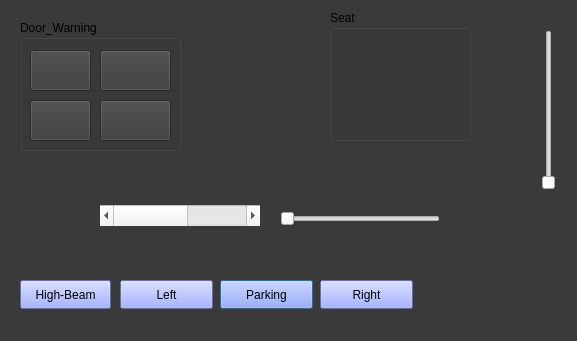
<?xml version="1.0" encoding="UTF-8"?>
<ui version="4.0">
 <class>Simulation</class>
 <widget class="QDialog" name="Simulation">
  <property name="geometry">
   <rect>
    <x>0</x>
    <y>0</y>
    <width>577</width>
    <height>341</height>
   </rect>
  </property>
  <property name="windowTitle">
   <string>Dialog</string>
  </property>
  <property name="styleSheet">
   <string notr="true">QDialog
{
background:rgb(58, 58, 58)
}</string>
  </property>
  <widget class="QPushButton" name="Parking_Simulation">
   <property name="geometry">
    <rect>
     <x>220</x>
     <y>280</y>
     <width>93</width>
     <height>29</height>
    </rect>
   </property>
   <property name="styleSheet">
    <string notr="true">QPushButton
{
background:rgb(135, 153, 255)
}
</string>
   </property>
   <property name="text">
    <string>Parking</string>
   </property>
   <property name="flat">
    <bool>false</bool>
   </property>
  </widget>
  <widget class="QPushButton" name="Left_Indicator">
   <property name="geometry">
    <rect>
     <x>120</x>
     <y>280</y>
     <width>93</width>
     <height>29</height>
    </rect>
   </property>
   <property name="styleSheet">
    <string notr="true">QPushButton
{
background:rgb(135, 153, 255)
}</string>
   </property>
   <property name="text">
    <string>Left</string>
   </property>
   <property name="flat">
    <bool>false</bool>
   </property>
  </widget>
  <widget class="QPushButton" name="Right_Indicator">
   <property name="geometry">
    <rect>
     <x>320</x>
     <y>280</y>
     <width>93</width>
     <height>29</height>
    </rect>
   </property>
   <property name="styleSheet">
    <string notr="true">QPushButton
{
background:rgb(135, 153, 255)
}</string>
   </property>
   <property name="text">
    <string>Right</string>
   </property>
   <property name="flat">
    <bool>false</bool>
   </property>
  </widget>
  <widget class="QPushButton" name="PowerButton">
   <property name="geometry">
    <rect>
     <x>470</x>
     <y>240</y>
     <width>83</width>
     <height>71</height>
    </rect>
   </property>
   <property name="text">
    <string/>
   </property>
   <property name="iconSize">
    <size>
     <width>75</width>
     <height>68</height>
    </size>
   </property>
   <property name="flat">
    <bool>true</bool>
   </property>
  </widget>
  <widget class="QPushButton" name="High_Beam">
   <property name="geometry">
    <rect>
     <x>20</x>
     <y>280</y>
     <width>91</width>
     <height>29</height>
    </rect>
   </property>
   <property name="styleSheet">
    <string notr="true">QPushButton
{
background:rgb(135, 153, 255)
}</string>
   </property>
   <property name="text">
    <string>High-Beam</string>
   </property>
  </widget>
  <widget class="QScrollBar" name="Speed_Button">
   <property name="geometry">
    <rect>
     <x>100</x>
     <y>205</y>
     <width>160</width>
     <height>21</height>
    </rect>
   </property>
   <property name="styleSheet">
    <string notr="true">QScrollBar
{
backroundcolor:rgb(14, 30, 255)
}</string>
   </property>
   <property name="maximum">
    <number>8</number>
   </property>
   <property name="orientation">
    <enum>Qt::Horizontal</enum>
   </property>
  </widget>
  <widget class="QSlider" name="Fuel_Level">
   <property name="geometry">
    <rect>
     <x>280</x>
     <y>210</y>
     <width>160</width>
     <height>18</height>
    </rect>
   </property>
   <property name="orientation">
    <enum>Qt::Horizontal</enum>
   </property>
  </widget>
  <widget class="QGroupBox" name="groupBox">
   <property name="geometry">
    <rect>
     <x>330</x>
     <y>10</y>
     <width>141</width>
     <height>131</height>
    </rect>
   </property>
   <property name="title">
    <string>Seat</string>
   </property>
   <widget class="QPushButton" name="Back_Center">
    <property name="geometry">
     <rect>
      <x>50</x>
      <y>30</y>
      <width>41</width>
      <height>41</height>
     </rect>
    </property>
    <property name="text">
     <string/>
    </property>
    <property name="icon">
     <iconset>
      <normaloff>passenger.png</normaloff>passenger.png</iconset>
    </property>
    <property name="iconSize">
     <size>
      <width>35</width>
      <height>35</height>
     </size>
    </property>
    <property name="autoDefault">
     <bool>true</bool>
    </property>
    <property name="flat">
     <bool>true</bool>
    </property>
   </widget>
   <widget class="QPushButton" name="Back_Right">
    <property name="geometry">
     <rect>
      <x>10</x>
      <y>30</y>
      <width>41</width>
      <height>41</height>
     </rect>
    </property>
    <property name="text">
     <string/>
    </property>
    <property name="icon">
     <iconset>
      <normaloff>passenger.png</normaloff>passenger.png</iconset>
    </property>
    <property name="iconSize">
     <size>
      <width>35</width>
      <height>35</height>
     </size>
    </property>
    <property name="autoDefault">
     <bool>true</bool>
    </property>
    <property name="flat">
     <bool>true</bool>
    </property>
   </widget>
   <widget class="QPushButton" name="Driver_Seat">
    <property name="geometry">
     <rect>
      <x>30</x>
      <y>80</y>
      <width>41</width>
      <height>41</height>
     </rect>
    </property>
    <property name="text">
     <string/>
    </property>
    <property name="icon">
     <iconset>
      <normaloff>passenger.png</normaloff>passenger.png</iconset>
    </property>
    <property name="iconSize">
     <size>
      <width>35</width>
      <height>35</height>
     </size>
    </property>
    <property name="autoDefault">
     <bool>true</bool>
    </property>
    <property name="flat">
     <bool>true</bool>
    </property>
   </widget>
   <widget class="QPushButton" name="Front_Window">
    <property name="geometry">
     <rect>
      <x>80</x>
      <y>80</y>
      <width>41</width>
      <height>41</height>
     </rect>
    </property>
    <property name="text">
     <string/>
    </property>
    <property name="icon">
     <iconset>
      <normaloff>passenger.png</normaloff>passenger.png</iconset>
    </property>
    <property name="iconSize">
     <size>
      <width>35</width>
      <height>35</height>
     </size>
    </property>
    <property name="autoDefault">
     <bool>true</bool>
    </property>
    <property name="flat">
     <bool>true</bool>
    </property>
   </widget>
   <widget class="QPushButton" name="Back_Left">
    <property name="geometry">
     <rect>
      <x>90</x>
      <y>30</y>
      <width>41</width>
      <height>41</height>
     </rect>
    </property>
    <property name="text">
     <string/>
    </property>
    <property name="icon">
     <iconset>
      <normaloff>passenger.png</normaloff>passenger.png</iconset>
    </property>
    <property name="iconSize">
     <size>
      <width>35</width>
      <height>35</height>
     </size>
    </property>
    <property name="autoDefault">
     <bool>true</bool>
    </property>
    <property name="flat">
     <bool>true</bool>
    </property>
   </widget>
  </widget>
  <widget class="QGroupBox" name="groupBox_2">
   <property name="geometry">
    <rect>
     <x>20</x>
     <y>20</y>
     <width>161</width>
     <height>131</height>
    </rect>
   </property>
   <property name="title">
    <string>Door_Warning</string>
   </property>
   <widget class="QPushButton" name="Right_Door">
    <property name="geometry">
     <rect>
      <x>10</x>
      <y>30</y>
      <width>61</width>
      <height>41</height>
     </rect>
    </property>
    <property name="styleSheet">
     <string notr="true">QPushButton
{
background:rgb(58,58,58)
}</string>
    </property>
    <property name="text">
     <string/>
    </property>
    <property name="iconSize">
     <size>
      <width>35</width>
      <height>35</height>
     </size>
    </property>
    <property name="flat">
     <bool>false</bool>
    </property>
   </widget>
   <widget class="QPushButton" name="Left_Door">
    <property name="geometry">
     <rect>
      <x>80</x>
      <y>30</y>
      <width>71</width>
      <height>41</height>
     </rect>
    </property>
    <property name="styleSheet">
     <string notr="true">QPushButton
{
background:rgb(58,58,58)
}</string>
    </property>
    <property name="text">
     <string/>
    </property>
    <property name="iconSize">
     <size>
      <width>35</width>
      <height>35</height>
     </size>
    </property>
    <property name="flat">
     <bool>false</bool>
    </property>
   </widget>
   <widget class="QPushButton" name="Driver_Door">
    <property name="geometry">
     <rect>
      <x>10</x>
      <y>80</y>
      <width>61</width>
      <height>41</height>
     </rect>
    </property>
    <property name="styleSheet">
     <string notr="true">QPushButton
{
background:rgb(58,58,58)
}</string>
    </property>
    <property name="text">
     <string/>
    </property>
    <property name="iconSize">
     <size>
      <width>35</width>
      <height>35</height>
     </size>
    </property>
    <property name="flat">
     <bool>false</bool>
    </property>
   </widget>
   <widget class="QPushButton" name="Front_Door">
    <property name="geometry">
     <rect>
      <x>80</x>
      <y>80</y>
      <width>71</width>
      <height>41</height>
     </rect>
    </property>
    <property name="styleSheet">
     <string notr="true">QPushButton
{
background:rgb(58,58,58)
}</string>
    </property>
    <property name="text">
     <string/>
    </property>
    <property name="iconSize">
     <size>
      <width>35</width>
      <height>35</height>
     </size>
    </property>
    <property name="flat">
     <bool>false</bool>
    </property>
   </widget>
  </widget>
  <widget class="QSlider" name="RPM_Meter">
   <property name="geometry">
    <rect>
     <x>540</x>
     <y>30</y>
     <width>18</width>
     <height>160</height>
    </rect>
   </property>
   <property name="orientation">
    <enum>Qt::Vertical</enum>
   </property>
  </widget>
 </widget>
 <resources/>
 <connections/>
</ui>
